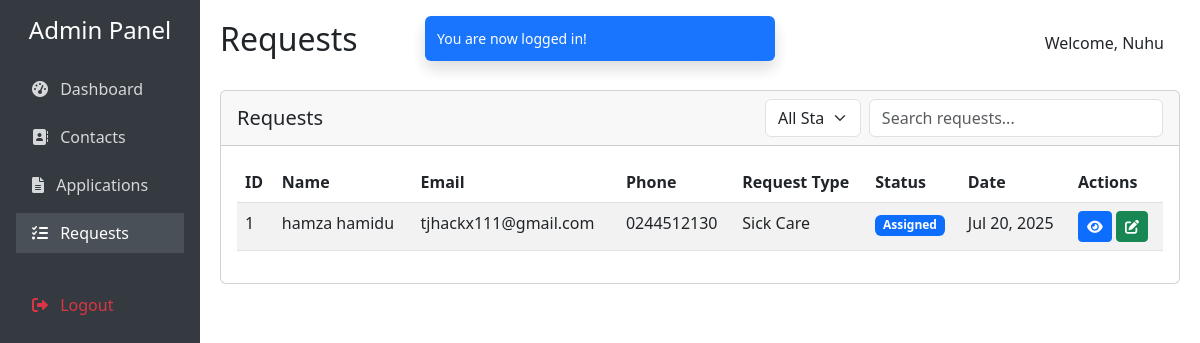
The app's page /admin/requests.php (signed in) with its own data.
### tables this page shows
CREATE TABLE `care_service_requests` (
  `id` bigint(20) NOT NULL,
  `request_id` varchar(100) NOT NULL,
  `request_client_id` varchar(100) DEFAULT NULL,
  `request_name` varchar(100) DEFAULT NULL,
  `request_email` varchar(100) DEFAULT NULL,
  `request_phone` varchar(20) DEFAULT NULL,
  `request_service_type` varchar(50) NOT NULL,
  `request_care_for` varchar(50) NOT NULL,
  `request_start_date` date NOT NULL,
  `request_frequency` varchar(50) NOT NULL,
  `request_hours` varchar(50) DEFAULT NULL,
  `request_status` enum('pending','approved','assigned','completed','cancelled') DEFAULT 'pending',
  `request_assigned_to` varchar(100) DEFAULT NULL,
  `request_special_requirements` text DEFAULT NULL,
  `created_at` timestamp NOT NULL DEFAULT current_timestamp(),
  `updated_at` timestamp NOT NULL DEFAULT current_timestamp() ON UPDATE current_timestamp()
);

### admin/requests.php (the view, shortened to what this page needs)
<?php
    include_once ("../system/DatabaseConnector.php");
    include 'includes/header.php';
    include 'includes/sidebar.php';
    $limit = 10;
    $page = isset($_GET['page']) ? (int)$_GET['page'] : 1;
    $offset = ($page - 1) * $limit;
    $statusFilter = isset($_GET['status']) ? $_GET['status'] : '';
    $whereClause = $statusFilter ? "WHERE status = '$statusFilter'" : "";
    $query = "SELECT * FROM care_service_requests $whereClause ORDER BY id DESC LIMIT $offset, $limit";
    $result = $dbConnection->query($query);
?>
<div class="card">
    <div class="card-header d-flex justify-content-between align-items-center">
        <h5 class="mb-0">Requests</h5>
        <div class="d-flex">
            <div class="me-2">
                <select id="statusFilter" class="form-select" onchange="window.location.href='?status='+this.value">
                    <option value="" <?php echo $statusFilter == '' ? 'selected' : ''; ?>>All Status</option>
                </select>
            </div>
            <input type="text" id="searchInput" class="form-control" placeholder="Search requests...">
        </div>
    </div>
    <div class="card-body">
        <div class="table-responsive">
            <table class="table table-striped table-hover">
                <thead>
                    <tr>
                        <th>ID</th>
                        <th>Name</th>
                        <th>Email</th>
                        <th>Phone</th>
                        <th>Request Type</th>
                        <th>Status</th>
                        <th>Date</th>
                        <th>Actions</th>
                    </tr>
                </thead>
                <tbody>
                    <?php if ($result && $result->rowCount() > 0): ?>
                        <?php foreach ($result->fetchAll() as $row): ?>
                            <tr>
                                <td><?php echo $row['id']; ?></td>
                                <td><?php echo htmlspecialchars($row['request_name']); ?></td>
                                <td><?php echo htmlspecialchars($row['request_email']); ?></td>
                                <td><?php echo htmlspecialchars($row['request_phone']); ?></td>
                                <td><?php echo htmlspecialchars($row['request_service_type']); ?></td>
                                <td>
                                    <span class="badge bg-<?php
                                        echo $row['request_status'] == 'pending' ? 'warning' :
                                            ($row['request_status'] == 'approved' ? 'info' :
                                                ($row['request_status'] == 'assigned' ? 'primary' :
                                                    ($row['request_status'] == 'completed' ? 'success' : 'danger')));
                                    ?>">
                                        <?php echo ucfirst($row['request_status']); ?>
                                    </span>
                                </td>
                                <td><?php echo date('M d, Y', strtotime($row['created_at'])); ?></td>
                                <td>
                                    <button type="button" class="btn btn-sm btn-primary" data-bs-toggle="modal" data-bs-target="#detailsModal<?php echo $row['id']; ?>">
                                        <i class="fas fa-eye"></i>
                                    </button>
                                    <button type="button" class="btn btn-sm btn-success" data-bs-toggle="modal" data-bs-target="#statusModal<?php echo $row['id']; ?>">
                                        <i class="fas fa-edit"></i>
                                    </button>
                                </td>
                            </tr>
                        <?php endforeach; ?>
                    <?php else: ?>
                        <tr>
                            <td colspan="8" class="text-center">No requests found</td>
                        </tr>
                    <?php endif; ?>
                </tbody>
            </table>
        </div>
    </div>
</div>
<?php include 'includes/footer.php'; ?>

### records on screen
care_service_requests: id "1", request_name "hamza hamidu", request_email "tjhackx111@gmail.com", request_phone "0244512130", request_service_type "Sick Care", request_status "Assigned", created_at "Jul 20, 2025"

### other values on screen
str_replace('.php', '', basename($_SERVER['PHP_SELF'])) "Requests"
$admin_data['first'] "Nuhu"
$_SESSION['flash_success'] "You are now logged in!"
